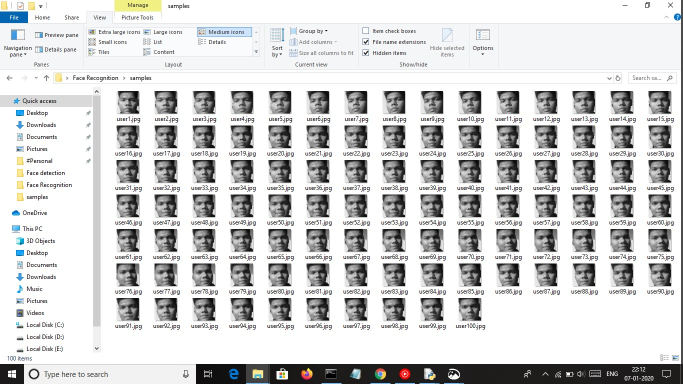
#> input picture 100_face_samples.jpg, 1366 x 768 px, given in place of the camera (shown at 1/2 size)
$ python facesamples.py
#> lines starting #> are read from the running program, lines starting #| are printed output that depends on the picture
#Taking the Face Samples

import cv2
import numpy as np

face_classifier = cv2.CascadeClassifier("haarcascade_frontalface_default.xml")

def face_extractor(img):
    gray = cv2.cvtColor(img,cv2.COLOR_BGR2GRAY)
    faces = face_classifier.detectMultiScale(gray,1.3,5)

    if faces is():
        return None

    for (x,y,w,h) in faces:
        cropped = img[y:y+h,x:x+w]

    return cropped

cap = cv2.VideoCapture(0)
count = 0

while True:
    ret,frame = cap.read()
#> frame is the input picture: shape (768, 1366, 3); mean B, G, R 210.2, 210.2, 209.8
    if face_extractor(frame) is not None:
#> in face_extractor, `faces = face_classifier.detectMultiScale(gray,1.3,5)`: faces = 93 rows, first 6: [233, 182, 45, 45], [308, 182, 46, 46], [386, 183, 44, 44], [615, 183, 41, 41], [691, 183, 41, 41], [768, 183, 42, 42]
#> the loop in face_extractor, `for (x,y,w,h) in faces:` made 93 passes
#> (x, y, w, h) on passes 1 to 12: (233, 182, 45, 45), (308, 182, 46, 46), (386, 183, 44, 44), (615, 183, 41, 41), (691, 183, 41, 41), (768, 183, 42, 42), (842, 182, 43, 43), (919, 184, 42, 42), (995, 184, 41, 41), (234, 251, 44, 44), (842, 251, 45, 45), (386, 319, 45, 45)
#> pass 1, in face_extractor, `cropped = img[y:y+h,x:x+w]`:
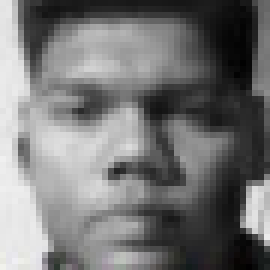
#> cropped: shape (45, 45, 3) (shown 6 times larger); mean B, G, R 116.9, 116.9, 116.9
#> pass 2, in face_extractor, `cropped = img[y:y+h,x:x+w]`:
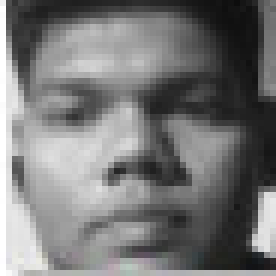
#> cropped: shape (46, 46, 3) (shown 6 times larger); mean B, G, R 118.9, 118.8, 118.8
#> pass 3, in face_extractor, `cropped = img[y:y+h,x:x+w]`:
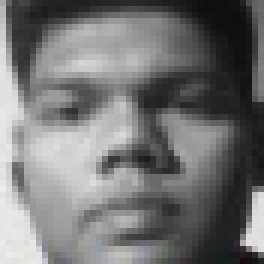
#> cropped: shape (44, 44, 3) (shown 6 times larger); mean B, G, R 116.1, 116.1, 116.1
        count +=1
#> count = 1
        face = cv2.resize(face_extractor(frame),(300,300))
#> the loop in face_extractor (call 2), `for (x,y,w,h) in faces:` made 93 passes
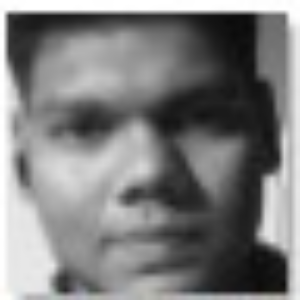
#> face: shape (300, 300, 3); mean B, G, R 125.2, 125.2, 125.2
        face = cv2.cvtColor(face, cv2.COLOR_BGR2GRAY)
#> face: shape (300, 300)

        file_name_path = 'samples/user'+str(count)+'.jpg'
#> file_name_path = 'samples/user1.jpg'
        cv2.imwrite(file_name_path,face)

        cv2.putText(face,str(count),(50,50),cv2.FONT_HERSHEY_COMPLEX,1,(0,255,0),2)
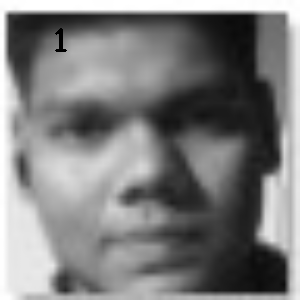
#> face: shape (300, 300); min 0, max 255, mean 125
        cv2.imshow('Face Cropper',face)

    else:
        print("Face not Found")
        pass

    if cv2.waitKey(1)==13 or count==100:
#> (key Esc is pressed here)
        break

cap.release()
cv2.destroyAllWindows()
print("Collecting all samples complete!!!")
